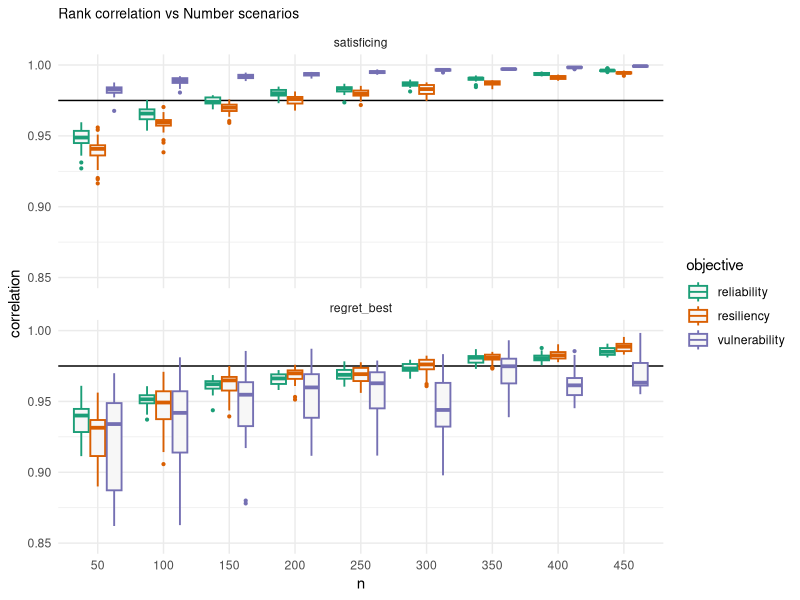

Here is the R script that generated this plot: (Note: this script raises an error after producing the figure.)
# grouped boxplots of rank correlation vs n
# Nathan Bonham
# May 2023

rm(list=ls())
library(here)
library(ggplot2)

accurate_threshold=0.975

######## rank correlation and SFD metrics ############

SFD_corr=read.table(here('data', 'scores', 'SFD_corr.txt'))
SFD_corr$n=factor(SFD_corr$n, levels=seq(50, 500, 50))

long=tidyr::pivot_longer(SFD_corr, cols=!c('method', 'n', 'iter', 'mindist','MSTmean','MSTsd'), 
                         names_to = 'robust.metric', values_to = 'rank.corr')

long$metric=gsub("\\..*","", long$robust.metric )
long$objective=gsub("^.*?\\.","", long$robust.metric )

long=dplyr::filter(long, objective != 'aggregated')

long$objective1=factor(long$objective, levels = c('M1000', 'LB.Dur', 'LB.Max'))

long[["robust.type"]]=long$metric
long[['objective']]=NA

long$objective[long$objective1 == 'M1000']='reliability'
long$objective[long$objective1 == 'LB.Dur']='resiliency'
long$objective[long$objective1 == 'LB.Max']='vulnerability'

long$objective=factor(long$objective, levels=c('reliability', 'resiliency', 'vulnerability'))
long$robust.type=factor(long$robust.type, levels=c('satisficing', 'regret_best'))

x_order=seq(50, 450,50)
#keep=c(10, seq(25, 500, 25))
keep=seq(50, 450,50)
xlabs=c()
for(i in x_order){

  if (i %in% keep){
    xlabs=c(xlabs, as.character(i))
  }  else {
    xlabs=c(xlabs, "")
  }

}

x_order=as.factor(x_order)

ggplot(data=long, aes(x=n, y=rank.corr, color=objective))+
  geom_hline(aes(yintercept=accurate_threshold), size=.5)+
  geom_boxplot(fill='gray97' ,size=.64, outlier.size = .75)+
  #geom_point(aes(x=as.factor(500), y=1), color='black', size=3,shape=8)+
  scale_x_discrete(limits=x_order,breaks=x_order, labels=xlabs)+
  coord_cartesian(ylim=c(.85,1))+
  #scale_y_continuous(limits = c(.8, 1))+
  #scale_x_discrete(limits=x_order)+
  #scale_fill_manual(values=my_cols)+
  scale_color_brewer(type='qual', palette = 'Dark2')+
  #scale_fill_brewer(type='qual', palette = 'Set3')+
  ylab('correlation')+
  xlab('n')+
  theme_minimal()+
  theme(axis.text.x = element_text(angle=0), legend.position = 'right', plot.title = element_text(size=10) )+
  facet_wrap(~robust.type, nrow = 2)+
  ggtitle('Rank correlation vs Number scenarios')

ggsave(here('figures', 'corr v n scenarios.png'), device = 'png', height = 4.5, width = 6.5, units = 'in', dpi = 300)

# 
# plot_list=list()
# 
# metrics=c('satisficing', 'regret_best')
# 
# c=1
# 
# for(m in metrics){
#   
#   # if(m == 'satisficing'){
#   #   my_cols=c('#66c2a5', '#fc8d62')
#   # } else {
#   #   my_cols=c('#8da0cb','#e78ac3','#a6d854','#fdb462')##ffd92f
#   # }
#   
#   filter.long=dplyr::filter(long, metric == m )
#   
#   temp=ggplot()+
#     geom_hline(aes(yintercept=accurate_threshold), size=.5)+
#     geom_boxplot(data=filter.long, aes(x=n, y=rank.corr, color=objective), fill='gray97' ,size=.64, outlier.size = .75)+
#     #geom_point(aes(x=as.factor(500), y=1), color='black', size=3,shape=8)+
#     scale_x_discrete(limits=x_order,breaks=x_order, labels=xlabs)+
#     coord_cartesian(ylim=c(.84,1))+
#     #scale_y_continuous(limits = c(.8, 1))+
#     #scale_x_discrete(limits=x_order)+
#     #scale_fill_manual(values=my_cols)+
#     scale_color_brewer(type='qual', palette = 'Dark2')+
#     #scale_fill_brewer(type='qual', palette = 'Set3')+
#     ggtitle(m)+
#     ylab('correlation')+
#     xlab('n')+
#     theme_minimal()+
#     theme(axis.text.x = element_text(angle=0), legend.position = 'right', plot.title = element_text(size=10) )
#   
#   #if(c==3){ # keep both
#    # plot_list[[m]]=temp
#     
#   #} else if (c ==2){ # remove x and y
#     
#    # temp=temp+scale_x_discrete(limits=x_order, labels=NULL)+xlab(NULL)+
#     #  scale_y_continuous(limits = c(.8, 1), labels=NULL)+ylab(NULL)
#     
#     #plot_list[[m]]=temp
#     
#   #} else if (c==1){ # keep y, no x
#    # plot_list[[m]]=temp+ scale_x_discrete(limits=x_order, labels=NULL)+xlab(NULL)
# 
#   #} else { # c==4, keep x, no y
#   #  plot_list[[m]]=temp+scale_y_continuous(limits = c(.8, 1), labels=NULL)+ylab(NULL)
#     
#   #}
#   
#   if (c %in% c(1,2)){
#     temp=temp+scale_x_discrete(limits=x_order, labels=NULL)+xlab(NULL)
#     
#     if(c==1){
#       temp=temp+ylab(NULL)
#     }
#     
#   } else {
#     temp=temp+ylab(NULL)
#   }
#   
#   plot_list[[m]]=temp
#   
#   c=c+1
#   
# }
# 
# combined=ggpubr::ggarrange(plotlist = plot_list, nrow=3,ncol=1, common.legend = F, legend = 'right', align='v', heights = c(.82,.82,1))
# combined
